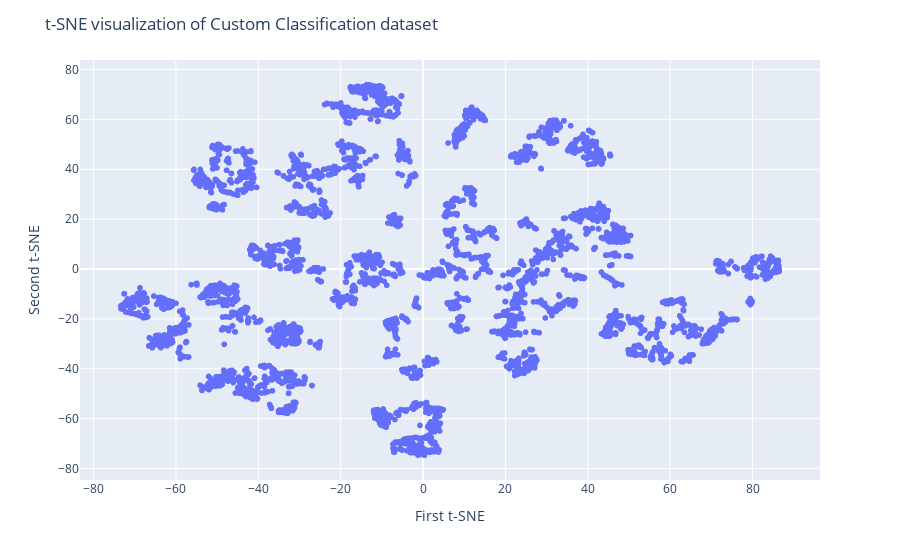

Source (notebook cell):
### Code cell
fig = px.scatter(x=X_tsne[:, 0], y=X_tsne[:, 1])
fig.update_layout(
    title="t-SNE visualization of Custom Classification dataset",
    xaxis_title="First t-SNE",
    yaxis_title="Second t-SNE",
)
fig.show()

### Figure 1 — Plotly figure (JSON) as saved in the notebook; plotly's stock layout.template omitted (floating-point values rounded to 4 significant figures; data arrays with more than 128 entries replaced by an {"elided": "..."} marker saying what was removed)
{"data": [{"hovertemplate": "x=%{x}<br>y=%{y}<extra></extra>", "legendgroup": "", "marker": {"color": "#636efa", "symbol": "circle"}, "mode": "markers", "name": "", "showlegend": false, "x": {"elided": "4922 float values"}, "xaxis": "x", "y": {"elided": "4922 float values"}, "yaxis": "y", "type": "scattergl"}], "layout": {"xaxis": {"anchor": "y", "domain": [0.0, 1.0], "title": {"text": "First t-SNE"}}, "yaxis": {"anchor": "x", "domain": [0.0, 1.0], "title": {"text": "Second t-SNE"}}, "legend": {"tracegroupgap": 0}, "margin": {"t": 60}, "title": {"text": "t-SNE visualization of Custom Classification dataset"}}}
